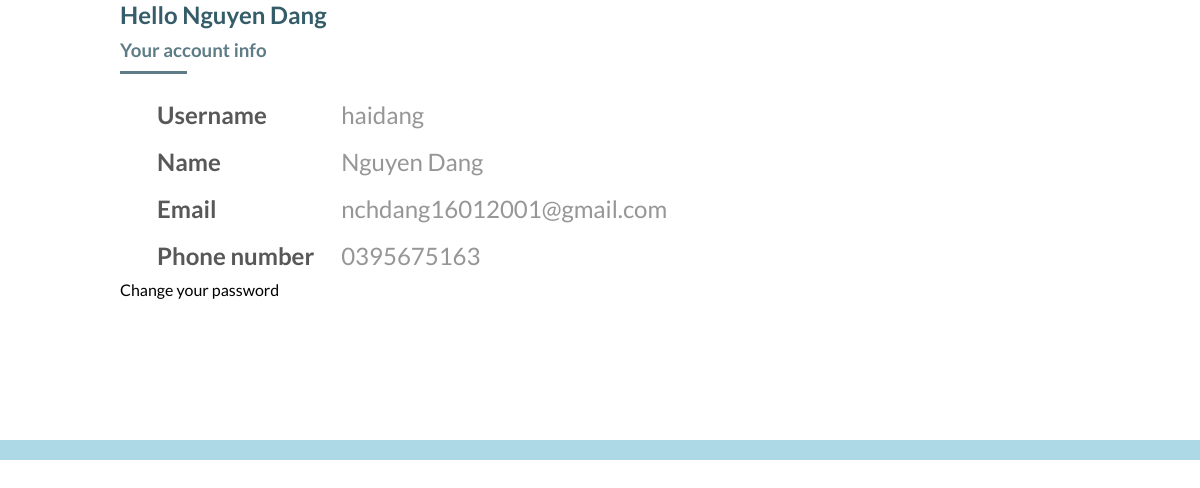
Screenshot of /account.php (signed in) with the database file from the repository.
### tables this page shows
CREATE TABLE `account` (
  `username` varchar(64) NOT NULL,
  `firstname` varchar(64) NOT NULL,
  `lastname` varchar(64) NOT NULL,
  `email` varchar(64) NOT NULL,
  `sdt` varchar(12) NOT NULL,
  `password` varchar(255) NOT NULL,
  `activated` bit(1) DEFAULT b'0',
  `activate_token` varchar(255) DEFAULT NULL
);

### account.php (the view, shortened to what this page needs)
<?php
    $user = $_SESSION['user'];
?>
<!DOCTYPE html>
<html lang="en">
<head>
    <link rel="stylesheet" href="style/styles.css">
    <link rel="stylesheet" href="https://use.fontawesome.com/releases/v5.7.2/css/all.css"
>
</head>
<body>
    <?php
    $link = mysqli_connect("localhost", "root", "", "cinema_db");
    $sql = "SELECT * FROM account where username='$user'";
    $result = mysqli_fetch_assoc(mysqli_query($link, $sql));
    $username = $result['username'];
    $firstname = $result['firstname'];
    $lastname = $result['lastname'];
    $email = $result['email'];
    $sdt = $result['sdt'];
    ?>
    <section class="account-info-container">
        <h1>Hello <?=$firstname?> <?=$lastname?></h1>
        <h3>Your account info</h3>
        <div class="account-container">
            <table>
            <tr>
                <td>Username</td>
                <td><?php echo $username; ?></td>
            </tr>
            <tr>
                <td>Name</td>
                <td><?php echo $firstname.' '. $lastname; ?></td>
            </tr>
            <tr>
                <td>Email</td>
                <td><?php echo $email ?></td>
            </tr>
            <tr>
                <td>Phone number</td>
                <td><?php echo $sdt; ?></td>
            </tr>
        </table>
        <a href="forgot.php">Change your password</a>
        </div>
    </section>
    <footer></footer>
</body>
</html>

### style/styles.css (style rules this page uses)
* { margin: 0; padding: 0; box-sizing: border-box; font-family: "Lato", sans-serif; text-decoration: none; color: unset; }
footer { display: flex; padding: 10px 10%; background-color: lightblue; color: #000; bottom: 0; width: 100%; margin-top: 40px; }
.account-info-container { margin-top: 0; padding: 0 10%; height: 50vh; }
.account-info-container > h1, .user-booking-container > h1 { color: rgb(53, 92, 105); text-align: left; padding: 0 0 10px 0; }
.account-info-container > h3, .user-booking-container > h3 { color: rgb(53, 92, 105); opacity: 0.8; text-align: left; padding: 0 0 10px 0; }
.account-info-container > h3:after, .user-booking-container > h3:after { content: ""; display: block; height: 3px; width: 7%; background: rgb(53, 92, 105); position: relative; bottom: -10px; }
.account-container > table { padding: 0 35px 0 35px; font-size: 24px; margin-top: 1rem; }
.account-container td { padding: 8px 25px 8px 0; text-align: left; color: #969696; }
.account-container table tr td:first-child { color: #585858; font-weight: bold; }

### rows the page displays
account: firstname "Nguyen", lastname "Dang", username "haidang", email "nchdang16012001@gmail.com", sdt "0395675163"
